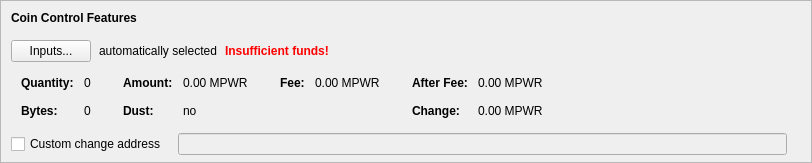
    <widget class="QFrame" name="frameCoinControl">
     <property name="sizePolicy">
      <sizepolicy hsizetype="Expanding" vsizetype="Expanding">
       <horstretch>0</horstretch>
       <verstretch>0</verstretch>
      </sizepolicy>
     </property>
     <property name="maximumSize">
      <size>
       <width>16777215</width>
       <height>16777215</height>
      </size>
     </property>
     <property name="frameShape">
      <enum>QFrame::StyledPanel</enum>
     </property>
     <property name="frameShadow">
      <enum>QFrame::Sunken</enum>
     </property>
     <layout class="QVBoxLayout" name="verticalLayoutCoinControl2">
      <property name="spacing">
       <number>0</number>
      </property>
      <property name="leftMargin">
       <number>0</number>
      </property>
      <property name="topMargin">
       <number>0</number>
      </property>
      <property name="rightMargin">
       <number>0</number>
      </property>
      <property name="bottomMargin">
       <number>6</number>
      </property>
      <item>
       <layout class="QVBoxLayout" name="verticalLayoutCoinControl" stretch="0,0,0,0,1">
        <property name="spacing">
         <number>0</number>
        </property>
        <property name="leftMargin">
         <number>10</number>
        </property>
        <property name="topMargin">
         <number>10</number>
        </property>
        <item>
         <layout class="QHBoxLayout" name="horizontalLayoutCoinControl1">
          <property name="bottomMargin">
           <number>15</number>
          </property>
          <item>
           <widget class="QLabel" name="labelCoinControlFeatures">
            <property name="sizePolicy">
             <sizepolicy hsizetype="Preferred" vsizetype="Maximum">
              <horstretch>0</horstretch>
              <verstretch>0</verstretch>
             </sizepolicy>
            </property>
            <property name="font">
             <font>
              <weight>75</weight>
              <bold>true</bold>
             </font>
            </property>
            <property name="styleSheet">
             <string notr="true">font-weight:bold;</string>
            </property>
            <property name="text">
             <string>Coin Control Features</string>
            </property>
           </widget>
          </item>
         </layout>
        </item>
        <item>
         <layout class="QHBoxLayout" name="horizontalLayoutCoinControl2" stretch="0,0,0,0">
          <property name="spacing">
           <number>8</number>
          </property>
          <property name="bottomMargin">
           <number>10</number>
          </property>
          <item>
           <widget class="QPushButton" name="pushButtonCoinControl">
            <property name="styleSheet">
             <string notr="true"/>
            </property>
            <property name="text">
             <string>Inputs...</string>
            </property>
            <property name="autoDefault">
             <bool>false</bool>
            </property>
           </widget>
          </item>
          <item>
           <widget class="QLabel" name="labelCoinControlAutomaticallySelected">
            <property name="text">
             <string>automatically selected</string>
            </property>
            <property name="margin">
             <number>5</number>
            </property>
           </widget>
          </item>
          <item>
           <widget class="QLabel" name="labelCoinControlInsuffFunds">
            <property name="font">
             <font>
              <weight>75</weight>
              <bold>true</bold>
             </font>
            </property>
            <property name="styleSheet">
             <string notr="true">color:red;font-weight:bold;</string>
            </property>
            <property name="text">
             <string>Insufficient funds!</string>
            </property>
            <property name="margin">
             <number>5</number>
            </property>
           </widget>
          </item>
          <item>
           <spacer name="horizontalSpacerCoinControl">
            <property name="orientation">
             <enum>Qt::Horizontal</enum>
            </property>
            <property name="sizeHint" stdset="0">
             <size>
              <width>40</width>
              <height>1</height>
             </size>
            </property>
           </spacer>
          </item>
         </layout>
        </item>
        <item>
         <widget class="QWidget" name="widgetCoinControl" native="true">
          <property name="sizePolicy">
           <sizepolicy hsizetype="Preferred" vsizetype="Preferred">
            <horstretch>0</horstretch>
            <verstretch>0</verstretch>
           </sizepolicy>
          </property>
          <property name="minimumSize">
           <size>
            <width>0</width>
            <height>0</height>
           </size>
          </property>
          <property name="styleSheet">
           <string notr="true"/>
          </property>
          <layout class="QHBoxLayout" name="horizontalLayoutCoinControl5">
           <property name="leftMargin">
            <number>0</number>
           </property>
           <property name="topMargin">
            <number>0</number>
           </property>
           <property name="rightMargin">
            <number>0</number>
           </property>
           <property name="bottomMargin">
            <number>0</number>
           </property>
           <item>
            <layout class="QHBoxLayout" name="horizontalLayoutCoinControl3" stretch="0,0,0,1">
             <property name="spacing">
              <number>20</number>
             </property>
             <property name="topMargin">
              <number>0</number>
             </property>
             <property name="bottomMargin">
              <number>10</number>
             </property>
             <item>
              <layout class="QFormLayout" name="formLayoutCoinControl1">
               <property name="horizontalSpacing">
                <number>10</number>
               </property>
               <property name="verticalSpacing">
                <number>14</number>
               </property>
               <property name="leftMargin">
                <number>10</number>
               </property>
               <property name="topMargin">
                <number>4</number>
               </property>
               <property name="rightMargin">
                <number>6</number>
               </property>
               <item row="0" column="0">
                <widget class="QLabel" name="labelCoinControlQuantityText">
                 <property name="font">
                  <font>
                   <weight>75</weight>
                   <bold>true</bold>
                  </font>
                 </property>
                 <property name="text">
                  <string>Quantity:</string>
                 </property>
                 <property name="margin">
                  <number>0</number>
                 </property>
                </widget>
               </item>
               <item row="0" column="1">
                <widget class="QLabel" name="labelCoinControlQuantity">
                 <property name="cursor">
                  <cursorShape>IBeamCursor</cursorShape>
                 </property>
                 <property name="contextMenuPolicy">
                  <enum>Qt::ActionsContextMenu</enum>
                 </property>
                 <property name="text">
                  <string notr="true">0</string>
                 </property>
                 <property name="margin">
                  <number>0</number>
                 </property>
                 <property name="textInteractionFlags">
                  <set>Qt::LinksAccessibleByMouse|Qt::TextSelectableByKeyboard|Qt::TextSelectableByMouse</set>
                 </property>
                </widget>
               </item>
               <item row="1" column="0">
                <widget class="QLabel" name="labelCoinControlBytesText">
                 <property name="font">
                  <font>
                   <weight>75</weight>
                   <bold>true</bold>
                  </font>
                 </property>
                 <property name="text">
                  <string>Bytes:</string>
                 </property>
                </widget>
               </item>
               <item row="1" column="1">
                <widget class="QLabel" name="labelCoinControlBytes">
                 <property name="cursor">
                  <cursorShape>IBeamCursor</cursorShape>
                 </property>
                 <property name="contextMenuPolicy">
                  <enum>Qt::ActionsContextMenu</enum>
                 </property>
                 <property name="text">
                  <string notr="true">0</string>
                 </property>
                 <property name="textInteractionFlags">
                  <set>Qt::LinksAccessibleByMouse|Qt::TextSelectableByKeyboard|Qt::TextSelectableByMouse</set>
                 </property>
                </widget>
               </item>
              </layout>
             </item>
             <item>
              <layout class="QFormLayout" name="formLayoutCoinControl2">
               <property name="horizontalSpacing">
                <number>10</number>
               </property>
               <property name="verticalSpacing">
                <number>14</number>
               </property>
               <property name="leftMargin">
                <number>6</number>
               </property>
               <property name="topMargin">
                <number>4</number>
               </property>
               <property name="rightMargin">
                <number>6</number>
               </property>
               <item row="0" column="0">
                <widget class="QLabel" name="labelCoinControlAmountText">
                 <property name="font">
                  <font>
                   <weight>75</weight>
                   <bold>true</bold>
                  </font>
                 </property>
                 <property name="text">
                  <string>Amount:</string>
                 </property>
                 <property name="margin">
                  <number>0</number>
                 </property>
                </widget>
               </item>
               <item row="0" column="1">
                <widget class="QLabel" name="labelCoinControlAmount">
                 <property name="cursor">
                  <cursorShape>IBeamCursor</cursorShape>
                 </property>
                 <property name="contextMenuPolicy">
                  <enum>Qt::ActionsContextMenu</enum>
                 </property>
                 <property name="text">
                  <string notr="true">0.00 MPWR</string>
                 </property>
                 <property name="textInteractionFlags">
                  <set>Qt::LinksAccessibleByMouse|Qt::TextSelectableByKeyboard|Qt::TextSelectableByMouse</set>
                 </property>
                </widget>
               </item>
               <item row="1" column="0">
                <widget class="QLabel" name="labelCoinControlLowOutputText">
                 <property name="font">
                  <font>
                   <weight>75</weight>
                   <bold>true</bold>
                  </font>
                 </property>
                 <property name="text">
                  <string>Dust:</string>
                 </property>
                </widget>
               </item>
               <item row="1" column="1">
                <widget class="QLabel" name="labelCoinControlLowOutput">
                 <property name="cursor">
                  <cursorShape>IBeamCursor</cursorShape>
                 </property>
                 <property name="contextMenuPolicy">
                  <enum>Qt::ActionsContextMenu</enum>
                 </property>
                 <property name="text">
                  <string notr="true">no</string>
                 </property>
                 <property name="textInteractionFlags">
                  <set>Qt::LinksAccessibleByMouse|Qt::TextSelectableByKeyboard|Qt::TextSelectableByMouse</set>
                 </property>
                </widget>
               </item>
              </layout>
             </item>
             <item>
              <layout class="QFormLayout" name="formLayoutCoinControl3">
               <property name="horizontalSpacing">
                <number>10</number>
               </property>
               <property name="verticalSpacing">
                <number>14</number>
               </property>
               <property name="leftMargin">
                <number>6</number>
               </property>
               <property name="topMargin">
                <number>4</number>
               </property>
               <property name="rightMargin">
                <number>6</number>
               </property>
               <item row="0" column="0">
                <widget class="QLabel" name="labelCoinControlFeeText">
                 <property name="font">
                  <font>
                   <weight>75</weight>
                   <bold>true</bold>
                  </font>
                 </property>
                 <property name="text">
                  <string>Fee:</string>
                 </property>
                 <property name="margin">
                  <number>0</number>
                 </property>
                </widget>
               </item>
               <item row="0" column="1">
                <widget class="QLabel" name="labelCoinControlFee">
                 <property name="cursor">
                  <cursorShape>IBeamCursor</cursorShape>
                 </property>
                 <property name="contextMenuPolicy">
                  <enum>Qt::ActionsContextMenu</enum>
                 </property>
                 <property name="text">
                  <string notr="true">0.00 MPWR</string>
                 </property>
                 <property name="textInteractionFlags">
                  <set>Qt::LinksAccessibleByMouse|Qt::TextSelectableByKeyboard|Qt::TextSelectableByMouse</set>
                 </property>
                </widget>
               </item>
              </layout>
             </item>
             <item>
              <layout class="QFormLayout" name="formLayoutCoinControl4">
               <property name="horizontalSpacing">
                <number>10</number>
               </property>
               <property name="verticalSpacing">
                <number>14</number>
               </property>
               <property name="leftMargin">
                <number>6</number>
               </property>
               <property name="topMargin">
                <number>4</number>
               </property>
               <property name="rightMargin">
                <number>6</number>
               </property>
               <item row="0" column="0">
                <widget class="QLabel" name="labelCoinControlAfterFeeText">
                 <property name="font">
                  <font>
                   <weight>75</weight>
                   <bold>true</bold>
                  </font>
                 </property>
                 <property name="text">
                  <string>After Fee:</string>
                 </property>
                 <property name="margin">
                  <number>0</number>
                 </property>
                </widget>
               </item>
               <item row="0" column="1">
                <widget class="QLabel" name="labelCoinControlAfterFee">
                 <property name="cursor">
                  <cursorShape>IBeamCursor</cursorShape>
                 </property>
                 <property name="contextMenuPolicy">
                  <enum>Qt::ActionsContextMenu</enum>
                 </property>
                 <property name="text">
                  <string notr="true">0.00 MPWR</string>
                 </property>
                 <property name="textInteractionFlags">
                  <set>Qt::LinksAccessibleByMouse|Qt::TextSelectableByKeyboard|Qt::TextSelectableByMouse</set>
                 </property>
                </widget>
               </item>
               <item row="1" column="0">
                <widget class="QLabel" name="labelCoinControlChangeText">
                 <property name="font">
                  <font>
                   <weight>75</weight>
                   <bold>true</bold>
                  </font>
                 </property>
                 <property name="text">
                  <string>Change:</string>
                 </property>
                </widget>
               </item>
               <item row="1" column="1">
                <widget class="QLabel" name="labelCoinControlChange">
                 <property name="cursor">
                  <cursorShape>IBeamCursor</cursorShape>
                 </property>
                 <property name="contextMenuPolicy">
                  <enum>Qt::ActionsContextMenu</enum>
                 </property>
                 <property name="text">
                  <string notr="true">0.00 MPWR</string>
                 </property>
                 <property name="textInteractionFlags">
                  <set>Qt::LinksAccessibleByMouse|Qt::TextSelectableByKeyboard|Qt::TextSelectableByMouse</set>
                 </property>
                </widget>
               </item>
              </layout>
             </item>
            </layout>
           </item>
          </layout>
         </widget>
        </item>
        <item>
         <layout class="QHBoxLayout" name="horizontalLayoutCoinControl4" stretch="0,0,0">
          <property name="spacing">
           <number>12</number>
          </property>
          <property name="sizeConstraint">
           <enum>QLayout::SetDefaultConstraint</enum>
          </property>
          <property name="topMargin">
           <number>5</number>
          </property>
          <property name="rightMargin">
           <number>5</number>
          </property>
          <item>
           <widget class="QCheckBox" name="checkBoxCoinControlChange">
            <property name="toolTip">
             <string>If this is activated, but the change address is empty or invalid, change will be sent to a newly generated address.</string>
            </property>
            <property name="text">
             <string>Custom change address</string>
            </property>
           </widget>
          </item>
          <item>
           <widget class="QValidatedLineEdit" name="lineEditCoinControlChange">
            <property name="enabled">
             <bool>false</bool>
            </property>
            <property name="sizePolicy">
             <sizepolicy hsizetype="Expanding" vsizetype="Fixed">
              <horstretch>0</horstretch>
              <verstretch>0</verstretch>
             </sizepolicy>
            </property>
           </widget>
          </item>
          <item>
           <widget class="QLabel" name="labelCoinControlChangeLabel">
            <property name="sizePolicy">
             <sizepolicy hsizetype="Preferred" vsizetype="Expanding">
              <horstretch>0</horstretch>
              <verstretch>0</verstretch>
             </sizepolicy>
            </property>
            <property name="minimumSize">
             <size>
              <width>0</width>
              <height>0</height>
             </size>
            </property>
            <property name="text">
             <string/>
            </property>
            <property name="margin">
             <number>3</number>
            </property>
           </widget>
          </item>
         </layout>
        </item>
        <item>
         <spacer name="verticalSpacerCoinControl">
          <property name="orientation">
           <enum>Qt::Vertical</enum>
          </property>
          <property name="sizeHint" stdset="0">
           <size>
            <width>800</width>
            <height>1</height>
           </size>
          </property>
         </spacer>
        </item>
       </layout>
      </item>
     </layout>
    </widget>
